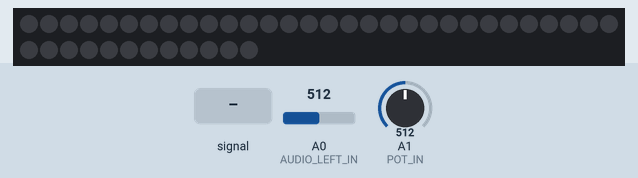
The sketch below on a simulated Arduino Uno, built with avr-gcc and run on an emulated ATmega328P. Shown: 42 RGB LEDs in strip order, left to right, continuing on the next row. The inputs (shaded band) are chosen by the test bench; at power-on: A0 (AUDIO_LEFT_IN) = 512, A1 (POT_IN) = 512. Dim RGB values are drawn brighter than linear; what the sketch prints to the serial monitor is not drawn.

Above: at 1.2 s.
1.3 s: A0 (AUDIO_LEFT_IN) fed a 200 Hz sine of ±255 counts around its level
At 2.38 s:
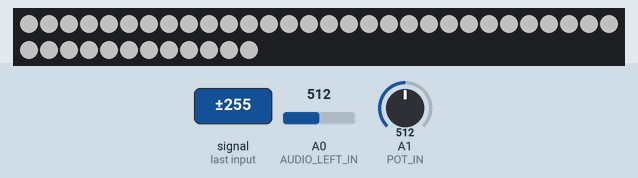
4.3 s: A0 (AUDIO_LEFT_IN) set to 716
At 5.5 s:
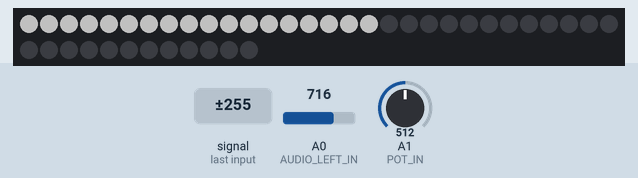
5.8 s: A1 (POT_IN) set to 716
At 6.9 s:
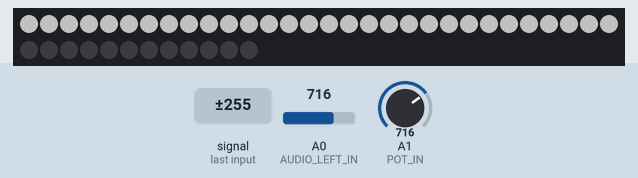
7.3 s: A0 (AUDIO_LEFT_IN) fed a 1000 Hz sine of ±255 counts around its level
At 7.45 s:
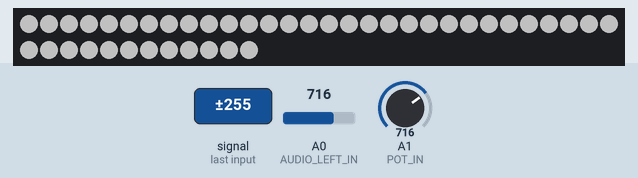
9.7 s: A1 (POT_IN) set to 0
At 12.35 s:
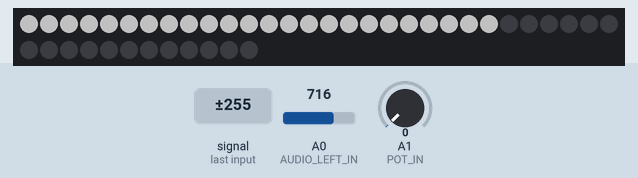
12.7 s: A1 (POT_IN) set to 122
At 14.45 s:
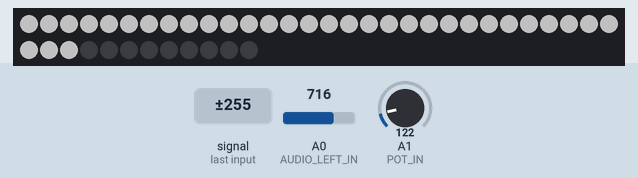
Timing chart, 0 to 15.2 s (numbered marks = the images above; inputs shaded):
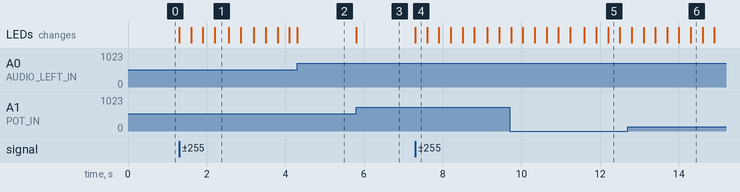

Measured:
- after the input at 1.3 s, the LEDs: first change at once (image 1 shows a later state)
- after the input at 5.8 s, the LEDs: change at once (image 3)
- after the input at 7.3 s, the LEDs: change at once (image 4)

The sketch:

tower_driver_fastled.ino
```cpp
// Driving the LED Tower with FastLED library.
// Definitely not production code, still under development and must be improved.
// probably need fundamental changes in the display code, and we need to figure
// out why the LEDs are too dim...

// built off of the Cylon FastLED example.


#include <FastLED.h>

// How many leds in your strip?
#define NUM_LEDS 42


/////////////////////////////////////////////////////////////
#define AUDIO_LEFT_IN A0
#define POT_IN A1

#define NUMPIXELS 42 // Number of LEDs in strip
#define NUMLEVELS 14  // number of levels in the LED tower.
//#define MAX_AUDIO_VALUE 850  // determined by the op amp output under the conditions we tested.

#define AUDIO_UNDRIVEN_VALUE 550  // the avg number we read when audio is disconnected.
#define MIN_DEAD_RADIUS 50  // base dead zone of 500-600, centered at 550.
#define MAX_DEAD_RADIUS 150  //
/////////////////////////////////////////////////////////////

// For led chips like Neopixels, which have a data line, ground, and power, you just
// need to define DATA_PIN.  For led chipsets that are SPI based (four wires - data, clock,
// ground, and power), like the LPD8806, define both DATA_PIN and CLOCK_PIN
#define DATA_PIN 4
#define CLOCK_PIN 5

// Define the array of leds
CRGB leds[NUM_LEDS];

void setup() {
	Serial.begin(115200);
	Serial.println("resetting");
	LEDS.addLeds<APA102,DATA_PIN,CLOCK_PIN, BGR, DATA_RATE_MHZ(24)>(leds,NUM_LEDS);
	LEDS.setBrightness(84);
}

void loop() {

  // read the potentiometer 0-1000. If 1000, high sensitivity, thus smaller changes in volume have proportionally larger effects on tower height.
  // implemented via increasing or decreasing dead zone range.
  int sensitivity = analogRead(POT_IN);
  //Serial.print("sensitivity=");
  //Serial.println(sensitivity);

  // at zero sensitivity, dead zone range is 500-600.
  // at max sensitivity, dead zone range is 400-700.
  // Driving from an iPhone SE, max volume looks good when dead zone is 460-640.

  int meta_radius = MAX_DEAD_RADIUS - MIN_DEAD_RADIUS;
  double sensitivity_proportion = (1023.0 - double(sensitivity)) / 1023.0;
  int dead_radius = MIN_DEAD_RADIUS + (meta_radius * sensitivity_proportion);

  int val = analogRead(AUDIO_LEFT_IN);
  // val should be between ~280 and ~820
  // val under no driving fluctuates btwn 500 and 600.
  // so we ignore those values.
  int dead_lower_bound = AUDIO_UNDRIVEN_VALUE - dead_radius;
  int dead_upper_bound = AUDIO_UNDRIVEN_VALUE + dead_radius;
  if (val > dead_upper_bound && val < dead_lower_bound) { return; }
  int diff;
  if (val >= dead_upper_bound) {
    diff = val - dead_upper_bound;
  }
  else {
    diff = dead_lower_bound - val;
  }

  //Serial.println(val);
  //Serial.println(diff);
//  int max_audio_value = 2*dead_radius + dead_upper_bound;
//  int range = max_audio_value - dead_upper_bound;
  int range = (1.5 * dead_radius);
  int n = int(range / NUMLEVELS);
  int level = int(diff/n);
  int total_num_leds = level * 3;
  //Serial.println(total_num_leds);
  //Serial.println();
  //CHSV color = CHSV(random8(), 255, 255);
  //CRGB color = CRGB(255, 255, 255);
  CRGB color = CRGB::White;
  for (int i = 0; i < NUMPIXELS; ++i) {
    if (i < total_num_leds) {
      leds[i] = color;
    } else {
      leds[i] = CRGB(0,0,0);
    }
  }
  FastLED.show();

}
```
